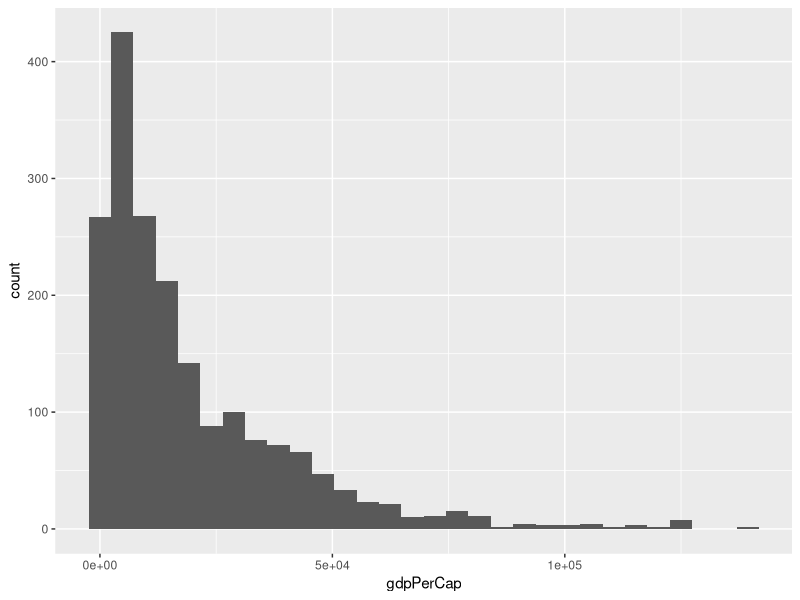
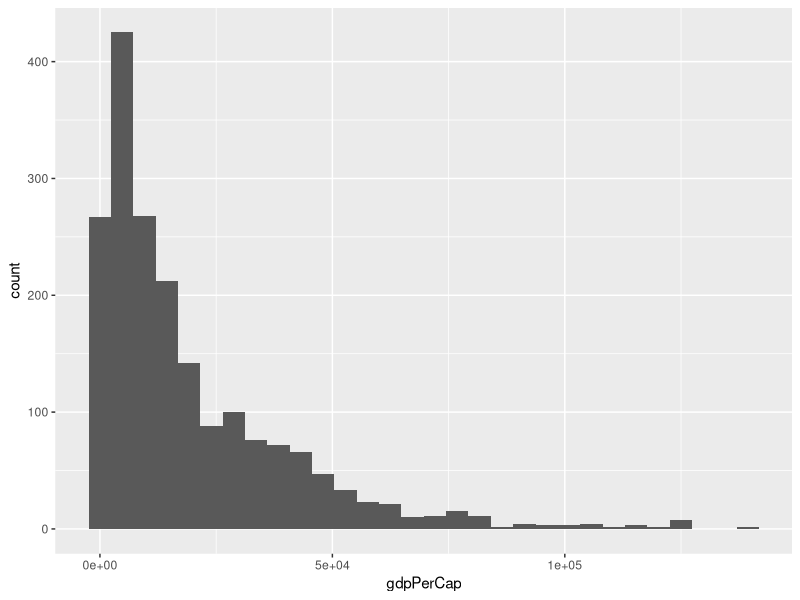
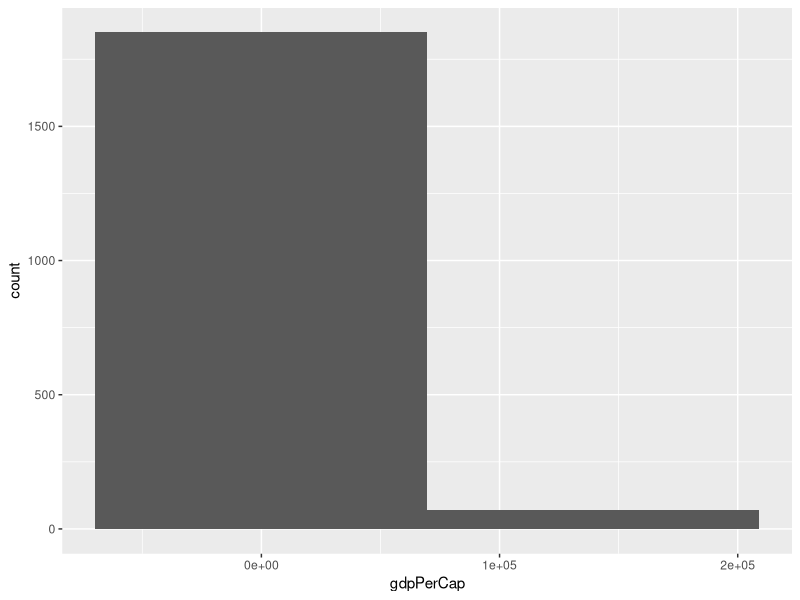
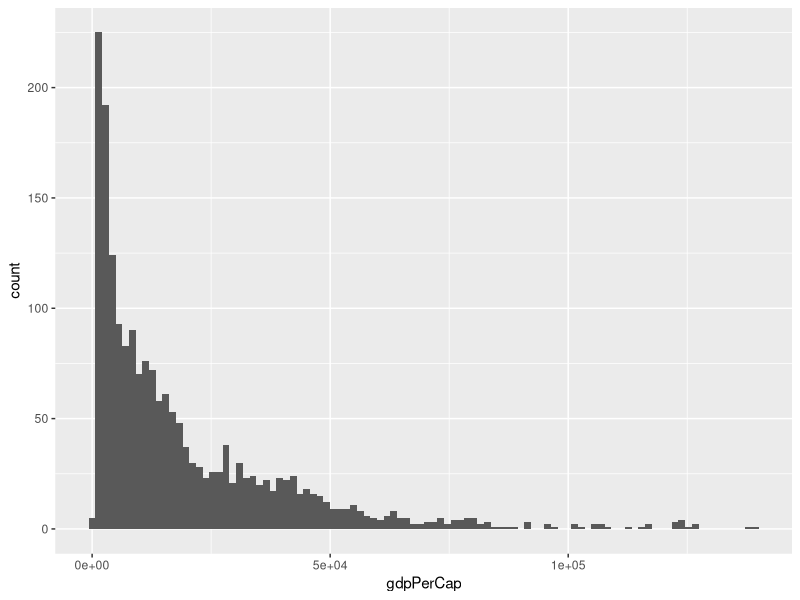
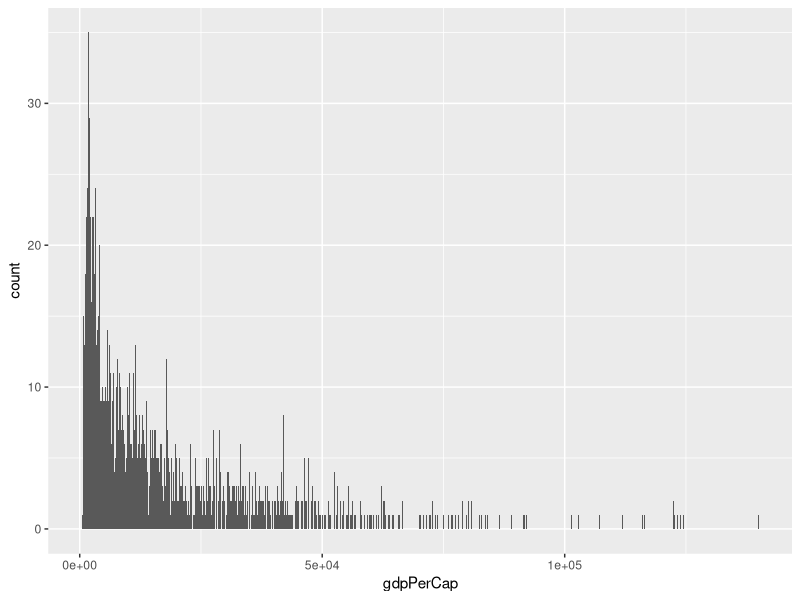
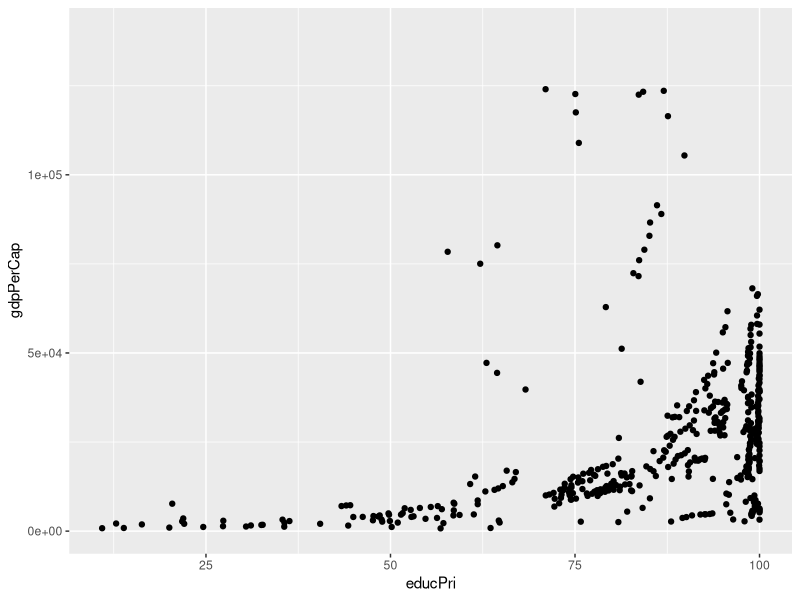
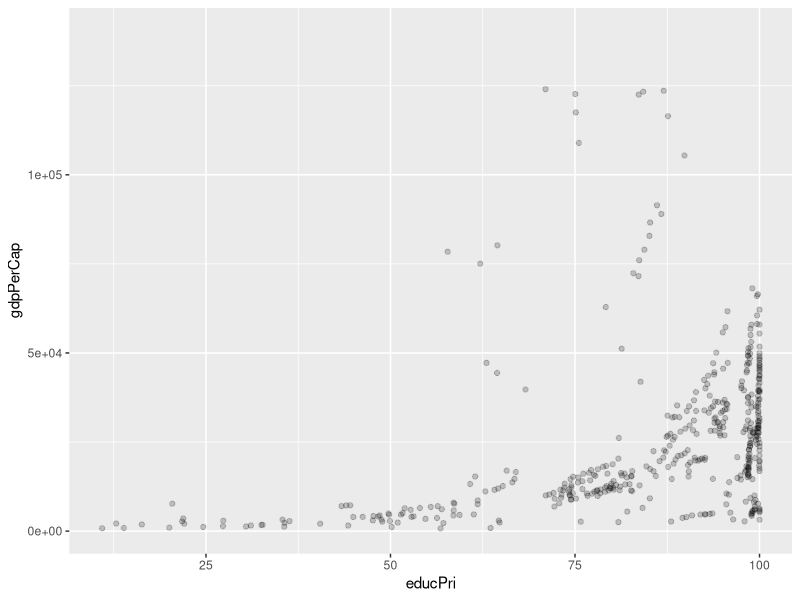
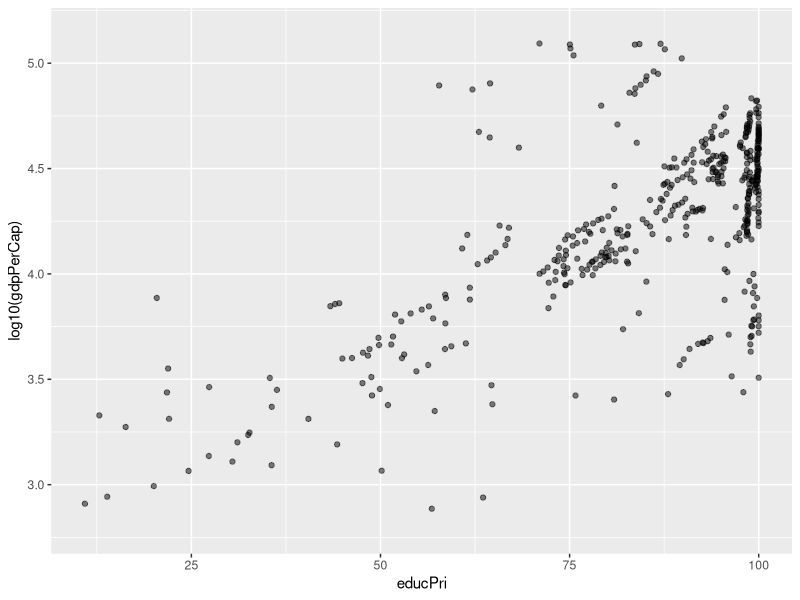

Source code (R) for these figures, in order: (Note: this script raises an error after producing the figures.)

#Lecture 2 Mabahes in R
#16-12-99


#############################################################



#First, let's load the ggplot2 package. (Install the package with install.packages("ggplot2") if
#you have not done so yet.)

library(ggplot2)

#Next, run the following line of code to get the dataset as a data frame in R.
#Don't worry about the syntax; treat this as a magical incantation for now.

#be 2 rah mitavanid data ra vared konid:
#1) dar code zir file data ra ke downloud kardeied farakhan konid, adrees file ra dar system khod ra daghighan dar zir vared konid.
#2) dar panjere Enviroment gozine import Dataset ra estefade konid.
library(readr)
 df <- read_csv("worldbank_data_tidy.csv")
 View(df)
## df <- read.csv("D:/99-1400/mabahes/lecture 2",stringsAsFactors = FALSE)

#We use the str(), head() and View() functions to see the dataset:
  
str(df)
  
## 'data.frame':    2170 obs. of  11 variables:
##  $ cty_name  : chr  "Afghanistan" "Afghanistan" "Afghanistan" "Afghanistan" ...
##  $ cty_code  : chr  "AFG" "AFG" "AFG" "AFG" ...
##  $ year      : int  2009 2010 2011 2012 2013 2014 2015 2016 2017 2018 ...
##  $ elecAccess: num  45.2 42.7 43.2 69.1 70.2 ...
##  $ gdpPerCap : num  1455 1637 1627 1807 1875 ...
##  $ compEduc  : int  9 9 9 9 9 9 9 9 9 NA ...
##  $ educPri   : num  NA NA NA NA NA NA NA NA NA NA ...
##  $ educTer   : num  NA NA NA NA NA NA NA NA NA NA ...
##  $ govEducExp: num  NA 3.46 3.44 2.52 3.43 ...
##  $ popYoung  : num  47.9 47.8 47.3 46.7 46 ...
##  $ pop       : int  28394813 29185507 30117413 31161376 32269589 33370794 34413603 35383128 36296400 37172386 ...

head(df)
##      cty_name cty_code year elecAccess gdpPerCap compEduc educPri educTer
## 1 Afghanistan      AFG 2009   45.23712  1454.663        9      NA      NA
## 2 Afghanistan      AFG 2010   42.70000  1637.378        9      NA      NA
## 3 Afghanistan      AFG 2011   43.22202  1626.765        9      NA      NA
## 4 Afghanistan      AFG 2012   69.10000  1806.764        9      NA      NA
## 5 Afghanistan      AFG 2013   70.15348  1874.766        9      NA      NA
## 6 Afghanistan      AFG 2014   89.50000  1897.526        9      NA      NA
##   govEducExp popYoung      pop
## 1         NA 47.90947 28394813
## 2    3.46196 47.79811 29185507
## 3    3.43785 47.34328 30117413
## 4    2.52441 46.73910 31161376
## 5    3.43437 46.03378 32269589
## 6    3.67390 45.28739 33370794

#Here is a short summary of the variables in the dataset (other than the obvious ones):
#   
# elecAccess: % of population with access to electricity.
# gdpPerCap: GDP per capita based on purchasing power parity. This is a proxy for how rich a country is.
# compEduc: Number of years that children are legally obliged to attend school.
# educPri: % of population aged 25 and over that attained or completed primary education.
# educTer: % of population aged 25 and over that attained or completed Bachelor's or equivalent.
# govEducExp: General government expenditure on education as a % of GDP.
# popYoung: Population between the ages of 0 to 14 as a % of total population.
# pop: Total population.

####################################################

#Histograms
#####################################################

#Histograms are a good way of understanding the distribution of a single continuous variable. 
#In this dataset, we could be interested in the distribution of GDP per capita one
#variable of interest that is probably of greatest interest is price. Let's plot
#a histogram of price to understand its distribution:
  
  ggplot() +
  geom_histogram(data = df, mapping = aes(x = gdpPerCap))
## `stat_bin()` using `bins = 30`. Pick better value with `binwidth`.
## Warning: Removed 250 rows containing non-finite values (stat_bin).


#Notice that we received a warning message: "Removed 250 rows containing non-finite values (stat_bin).". 
# There happened to be 250 rows that had NA as the value in the gdpPerCap column; R is warning us about it.
# As a data analyst, it would be a good idea to find out why these rows did not have any data.

# If we don't specify data or mapping inside the geom_histogram() function, it will look for these
# values in the ggplot() function. Hence, the code below will give the same result:
#   
  ggplot(data = df, mapping = aes(x = gdpPerCap)) +
  geom_histogram()
## `stat_bin()` using `bins = 30`. Pick better value with `binwidth`.
## Warning: Removed 250 rows containing non-finite values (stat_bin).


# R defaults to 30 bins for the histogram. We can change this by adding a bins argument to geom_histogram().
# As you can see from the histograms below, different bin widths can give very different interpretations of
# the data!
  
  ggplot(data = df) +
  geom_histogram(mapping = aes(x = gdpPerCap), bins = 2)
## Warning: Removed 250 rows containing non-finite values (stat_bin).


ggplot(data = df) +
  geom_histogram(mapping = aes(x = gdpPerCap), bins = 100)
## Warning: Removed 250 rows containing non-finite values (stat_bin).


ggplot(data = df) +
  geom_histogram(mapping = aes(x = gdpPerCap), bins = 1000)
## Warning: Removed 250 rows containing non-finite values (stat_bin).

###############################################################
#Scatterplots
##############################################################
# Scatterplots are good for visualizing the relationship between 2 continuous variables. 
# For example, what's the relationship between primary education attainment and GDP per capita? 
# Let's make a scatterplot of GDP per capita vs. primary education attainment:
  
  ggplot(data = df) +
  geom_point(mapping = aes(x = educPri, y = gdpPerCap))
## Warning: Removed 1720 rows containing missing values (geom_point).


# Wow, what a mess! That's because we have so many data points being plotted over 
# each other (this is called overplotting). Are there more points in the 70-80% 
# range on the x-axis, or in the 95-100% range? It's hard to tell. One way to address 
# this is to modify the transparency of each point by adjusting "alpha". By default, alpha = 1,
# which represents being fully opaque. We can reduce alpha (alpha = 0.2 means that 5 points are 
#  needed to get full opacity). Notice that alpha is not within the aes brackets since it is not 
# determined by the data.

ggplot(data = df) +
  geom_point(mapping = aes(x = educPri, y = gdpPerCap), alpha = 0.2)
## Warning: Removed 1720 rows containing missing values (geom_point).

# 
# While alpha = 0.2 is probably too faint in this case, the characteristics of the data become more obvious.
# 
# We see that the scale on the y-axis is somewhat dominated by the points at the top.
# One way to make the points more spread out across the canvas is to perform a logarithmic
# transformation on the y-axis:
  
  ggplot(data = df) +
  geom_point(mapping = aes(x = educPri, y = log10(gdpPerCap)), alpha = 0.5)
## Warning: Removed 1720 rows containing missing values (geom_point).


# There certainly seems to be a positive relationship here, although the range in GDP per capita seems
# fairly wide when primary education attainment is very high.
# 
# Does the relationship change of we look at tertiary education attainment instead?
# We make this scatterplot below. Instead of filled circles, we could change the shape
# of the points manually through the shape argument (see this reference for which symbols
#   correspond to each shape value):
  
  ggplot(data = df) +
  geom_point(mapping = aes(x = educTer, y = log10(gdpPerCap)), shape = 4)
## Warning: Removed 1902 rows containing missing values (geom_point).

# 
# Let's explore another relationship: years of compulsory education vs. 
# GDP per capita. Let's start with a scatterplot:
#   
  ggplot(data = df) +
  geom_point(mapping = aes(x = compEduc, y = log10(gdpPerCap)))
## Warning: Removed 532 rows containing missing values (geom_point).

# 
# This is not very informative. We see a lot of overplotting going on: 
#   and that's because compEduc only takes on a few values. (Because of this, compEduc
#  can also be thought of as a categorical variable!) Let's use the alpha trick that we used previously:
  
  ggplot(data = df) +
  geom_point(mapping = aes(x = compEduc, y = log10(gdpPerCap)), alpha = 0.2)
## Warning: Removed 532 rows containing missing values (geom_point).

# 
# In this case, changing alpha on its own is not going to help much, since all the 
# points are still going to lie on one vertical line. Let's add jitter (i.e. move the points by a 
# small random amount) to get a better view.

ggplot(data = df) +
  geom_point(mapping = aes(x = compEduc, y = log10(gdpPerCap)), 
             alpha = 0.2, position = "jitter")
## Warning: Removed 532 rows containing missing values (geom_point).


# Because jittering is such a common operation, instead of adding position = "jitter" as an argument
# to geom_point(), we can use geom_jitter() directly to get the same plot:
  
  ggplot(data = df) +
  geom_jitter(mapping = aes(x = compEduc, y = log10(gdpPerCap)), 
              alpha = 0.2)
## Warning: Removed 532 rows containing missing values (geom_point).

############################################################################
  #Boxplots and violin plots
  
#################################################################################  
  # Because compEduc only takes on a few values, we can think of it as a categorical variable.
  # In the plots above, instead of plotting the individual points for each observation, we could draw a 
  # boxplot for each value of the categorical variable.
  
  # Because compEduc is a numeric variable, we need to pass factor(compEduc) to the geom_boxplot() function
  # instead so that it treats compEduc like a categorical variable:
    
    ggplot(data = df) +
    geom_boxplot(mapping = aes(x = factor(compEduc), y = log10(gdpPerCap)))
  ## Warning: Removed 250 rows containing non-finite values (stat_boxplot).
  
  
#  For a violin plot, use geom_violin():
    
    ggplot(data = df) +
    geom_violin(mapping = aes(x = factor(compEduc), y = log10(gdpPerCap)))
  ## Warning: Removed 250 rows containing non-finite values (stat_ydensity).
  

#########################################################################
    #Line plots
    
#########################################################################    
    # Let's say we want to look at how population changes over the time period that we have in our dataset.
    # A natural first try would be the following:
    #   
      ggplot(data = df) +
      geom_line(aes(x = year, y = log10(pop)))
    
    
    # What's going on here?? What's happening is that for each value of year, there are several 
    # rows associated with that value: one for each country! What we really want is one line per country. 
    # The way to achieve that is by specifying a group option:
      
      ggplot(data = df) +
      geom_line(aes(x = year, y = log10(pop), group = cty_code), alpha = 0.2)
    ## Warning: Removed 7 rows containing missing values (geom_path).
    
    # 
    # The plot shows that population doesn't change very much on the log scale,
    # as one might expect. Do we see the same trend with the percentage of the population between 0-14 years?
    
    ggplot(data = df) +
      geom_line(aes(x = year, y = popYoung, group = cty_code), alpha = 0.2)
    ## Warning: Removed 237 rows containing missing values (geom_path).
    
    
   # There seems to be a slight downward trend.
    
    # These plots are not that useful because we are showing data for all the countries on a single plot:
    #   it ends up making the plot look like a mess. It might be better to just look at
    # the trends for a handful of countries of interest.
    
   # Relationships between 3 or more variables
    # Is there a relationship between the total population of a country and the relative 
    # proportion of the country being < 15 years old? Let's make a scatterplot to find out:
      
      ggplot(data = df) +
      geom_point(aes(x = log10(pop), y = popYoung))
    ## Warning: Removed 237 rows containing missing values (geom_point).
    
    
    # That's an interesting looking plot! We see very clear streaks of points, suggesting that 
    # they belong to the same group. One way to test this is to color code the points by the 
    # country they belong to:
      
      ggplot(data = df) +
      geom_point(aes(x = log10(pop), y = popYoung), col = cty_code)
    ## Error in layer(data = data, mapping = mapping, stat = stat, geom = GeomPoint, : object 'cty_code' not found
      
    # What went wrong here? Because color depends on data, we should put it
    # within the aes() brackets. If col is outside the brackets, R interprets our intent 
    # as changing the color of all points to cty_code. But the variable cty_code does not
    # exist in our global environment, hence the error. This is the correct syntax:
      
      ggplot(data = df) +
      geom_point(aes(x = log10(pop), y = popYoung, col = cty_code))
    ## Warning: Removed 237 rows containing missing values (geom_point).
    
    # 
    # The legend ends up taking up the whole place of the plot. The code below can be used to remove
    # the legend (we'll learn more about themes next class):
      
      ggplot(data = df) +
      geom_point(aes(x = log10(pop), y = popYoung, col = cty_code)) +
      theme(legend.position = "none")
    ## Warning: Removed 237 rows containing missing values (geom_point).
    
    
    # Let's color the dots by year to see if there is a trend within each streak of dots:
      
      ggplot(data = df) +
      geom_point(aes(x = log10(pop), y = popYoung, col = year))
    ## Warning: Removed 237 rows containing missing values (geom_point).
    
    
    # Saving a plot
    # To save a plot, click on the  button, and click "Save as Image." You can adjust the size
     # of your image in the pop-up before saving it.
      

      
##################################################################################################
      
      data(diamonds)
      ?diamonds
##################################################################################################      
      
      #As usual, we can use str(), head() or View() to see the dataset:
        
        str(diamonds)
      
      ## Classes 'tbl_df', 'tbl' and 'data.frame':    53940 obs. of  10 variables:
      ##  $ carat  : num  0.23 0.21 0.23 0.29 0.31 0.24 0.24 0.26 0.22 0.23 ...
      ##  $ cut    : Ord.factor w/ 5 levels "Fair"<"Good"<..: 5 4 2 4 2 3 3 3 1 3 ...
      ##  $ color  : Ord.factor w/ 7 levels "D"<"E"<"F"<"G"<..: 2 2 2 6 7 7 6 5 2 5 ...
      ##  $ clarity: Ord.factor w/ 8 levels "I1"<"SI2"<"SI1"<..: 2 3 5 4 2 6 7 3 4 5 ...
      ##  $ depth  : num  61.5 59.8 56.9 62.4 63.3 62.8 62.3 61.9 65.1 59.4 ...
      ##  $ table  : num  55 61 65 58 58 57 57 55 61 61 ...
      ##  $ price  : int  326 326 327 334 335 336 336 337 337 338 ...
      ##  $ x      : num  3.95 3.89 4.05 4.2 4.34 3.94 3.95 4.07 3.87 4 ...
      ##  $ y      : num  3.98 3.84 4.07 4.23 4.35 3.96 3.98 4.11 3.78 4.05 ...
      ##  $ z      : num  2.43 2.31 2.31 2.63 2.75 2.48 2.47 2.53 2.49 2.39 ...
      
      head(diamonds)
      ## # A tibble: 6 x 10
      ##   carat cut       color clarity depth table price     x     y     z
      ##   <dbl> <ord>     <ord> <ord>   <dbl> <dbl> <int> <dbl> <dbl> <dbl>
      ## 1 0.23  Ideal     E     SI2      61.5    55   326  3.95  3.98  2.43
      ## 2 0.21  Premium   E     SI1      59.8    61   326  3.89  3.84  2.31
      ## 3 0.23  Good      E     VS1      56.9    65   327  4.05  4.07  2.31
      ## 4 0.290 Premium   I     VS2      62.4    58   334  4.2   4.23  2.63
      ## 5 0.31  Good      J     SI2      63.3    58   335  4.34  4.35  2.75
      ## 6 0.24  Very Good J     VVS2     62.8    57   336  3.94  3.96  2.48
      
  #############################################################################    
     # Practice
      
      # Let's practice some of the basic plotting that we learnt last session! 
      # (Note: Some of these plots may take a while to load as our dataset is quite big.)
      # 
      # Make a histogram of price. Vary the number of bins to see what happens.
      # Make a scatterplot of price vs. carat. Adjust the alpha to 0.05 to reduce overplotting.
      # Do you see any patterns in the data?
      # Make a boxplot of price for each value of cut, then make a violin plot instead.
      # How do these plots differ in the information that they give the reader?
      
###########################################################################################      
      #Bar plots
 #######################################################     
      # Bar plots are useful in describing how often each category appears for a categorical variable.
      # The code below makes a bar plot to show how many diamonds there are for each cut type:
        
        ggplot(data = diamonds, mapping = aes(x = cut)) +
        geom_bar()
      
      
      # Note that for shorter syntax, we can drop data = in ggplot() if our dataset is the first
      # argument within the braces. We can also drop mapping = if (i) it is the second argument within
      # the braces for ggplot(), or (ii) it is the first argument within the braces for the geom_xx() functions.
      # For example, the code below will give the same plot:
        
        ggplot(diamonds, aes(x = cut)) +
        geom_bar()
      
      
      # To make the bars horizontal instead, we can add coord_flip():
        
        ggplot(diamonds, aes(x = cut)) +
        geom_bar() +
        coord_flip()
      
############################################################################      
     # Layers
###############################################################################        
      # Layering allows us to make more sophisticated and informative plots. Let's go back to the 
      #   scatterplot of price vs. carat:
        
        ggplot(diamonds, aes(x = carat, y = price)) +
        geom_point(alpha = 0.05)
      
      
      # There certainly seems to be a positive relationship between the two, even though there
      # seems to be a lot of noise too. We can add a geom_smooth() layer that tries to smooth out the noise:
        
        ggplot(data = diamonds, mapping = aes(x = carat, y = price)) +
        geom_point(alpha = 0.05) +
        geom_smooth()
      ## `geom_smooth()` using method = 'gam' and formula 'y ~ s(x, bs = "cs")'
      
      
      # The heavier the diamond, the more expensive it is. At the same time,
      # we see quite a wide spread of prices for diamonds of the same weight, 
      # indicating that there are probably other factors at play.
      
      # Relationships between 3 or more variables: scales and facets
      # Let's go back to the boxplot of price for each value of cut:
        
        ggplot(diamonds, aes(x = cut, y = price)) +
        geom_boxplot()
      
      
      # It seems unintuitive that the cut of a diamond does not affect its price, and that diamonds of 
      # ideal cut have lower prices. Could there be other factors at work? One possibility is that there
      # just aren't many large diamonds of ideal cut: thus, a diamond of ideal cut tends 
      # to weigh less (smaller in carat size), and hence fetches a lower price.
      
      # We can explore this theory by modifying other aesthetics. For example, 
      # in the scatterplot of price vs. carat, we can let the color of each dot signify its cut:
        
        ggplot(diamonds, aes(x = carat, y = price, col = cut)) +
        geom_point(alpha = 0.2)
      
      
      # There seem to be more yellow dots on top and more purple dots below, lending credence to 
      # the intuitive assumption that better cut results in better quality. In this case, changing 
      # the color of the dots helped us to understand the data better.
      
      # The colors here are the R defaults. We can introduce our own color scale with scale_color_brewer()
      # to make the plot more informative (the full list of color palettes can be
      #                                    found through google image search):
        
        ggplot(diamonds, aes(x = carat, y = price, col = cut)) +
        geom_point(alpha = 0.2) +
        scale_color_brewer(palette = "YlOrRd")
      
      
      # There's still a fair amount of overplotting going on. Can we have separate
      # graphs of price vs. carat for each cut?
      # 
      # This is called splitting the plot into facets. R allows us to do this by
      # using the function facet_wrap(). Use the following code to facet the plot by a single variable:
        
        ggplot(diamonds, aes(x = carat, y = price, col = cut)) +
        geom_point(alpha = 0.2) +
        scale_colour_brewer(palette = "YlOrRd") +
        facet_wrap(~ cut)
      
      
      # By default, R put just 3 subplots in each row. We can change this by adding a
      # nrow argument to facet_wrap():
        
        ggplot(diamonds, aes(x = carat, y = price, col = cut)) +
        geom_point(alpha = 0.2) +
        scale_colour_brewer(palette = "YlOrRd") +
        facet_wrap(~ cut, nrow = 1)
      
      
      # Facetting didn't help too much in this case, since the plots for the better cuts
      # look very similar to one another. Perhaps we could add a smoothing layer to the original plot:
        
        ggplot(diamonds, aes(x = carat, y = price, col = cut)) +
        geom_point(alpha = 0.2) +
        scale_colour_brewer(palette = "YlOrRd") +
        geom_smooth()
      ## `geom_smooth()` using method = 'gam' and formula 'y ~ s(x, bs = "cs")'
      
      
      # As you can probably see, the possibilities are endless! You can try plotting 
      # different variables against each other and see if you get anything interesting.
      
      # If we want to facet by more than 1 variable, we can do so with facet_grid().
      # The variable before the ~ sign will be split on the rows, while the variable after
      # the ~ sign will be split on the columns:
        
        ggplot(diamonds, aes(x = carat, y = price)) +
        geom_point(alpha = 0.2) +
        facet_grid(cut ~ color)
      
      # 
      # Themes and non-data ink
      # Let's say you're satisfied with the scatterplot of price vs. carat with color denoting cut,
      # and that you want to share it with others. The first thing you should do is label your axes
      # and give your plot a title:
        
        ggplot(diamonds, aes(x = carat, y = price, col = cut)) +
        geom_point(alpha = 0.2) +
        scale_colour_brewer(palette = "YlOrRd") +
        labs(x = "Carat", y = "Price", title = "Plot of carat vs. price")
      
      # 
      # The size of the labels seems a bit small. We can adjust them using the theme() function. 
      # Let's centralize the plot title at the same time:
      #   
        ggplot(diamonds, aes(x = carat, y = price, col = cut)) +
        geom_point(alpha = 0.2) +
        scale_colour_brewer(palette = "YlOrRd") +
        labs(x = "Carat", y = "Price", title = "Plot of carat vs. price") + 
        theme(plot.title = element_text(size = rel(1.5), face = "bold", hjust = 0.5),
              axis.title = element_text(size = rel(1.2)))
      
      
      # We can move the legend around by setting a legend.position argument in theme() 
      # (possible options are "none", "left", "right", "bottom", "top"):
        
        ggplot(diamonds, aes(x = carat, y = price, col = cut)) +
        geom_point(alpha = 0.2) +
        scale_colour_brewer(palette = "YlOrRd") +
        labs(x = "Carat", y = "Price", title = "Plot of carat vs. price") + 
        theme(plot.title = element_text(size = rel(2), face = "bold", hjust = 0.5),
              axis.title = element_text(size = rel(1.5)),
              legend.position = "bottom")
      
      
      # Just about everything in the plot can be modified. For a full (long!)
      # list of attributes which can be modified, see this reference.
      
      # We can also try changing the overall theme of the plot and see if any of them make
      # the visualization more effective:
        
        ggplot(diamonds, aes(x = carat, y = price, col = cut)) +
        geom_point(alpha = 0.2) +
        scale_colour_brewer(palette = "YlOrRd") +
        labs(x = "Carat", y = "Price", title = "Plot of carat vs. price") + 
        theme(plot.title = element_text(size = rel(2), face = "bold", hjust = 0.5),
              axis.title = element_text(size = rel(1.5)),
              legend.position = "bottom") +
        theme_bw()
      
      # 
      # Notice how the legend is not at the bottom and that the plot and axis titles are back to 
      # the defaults? This is because we applied theme_bw() last. When we apply theme_bw(),
      # it overwrites all the changes to the theme that we specified in theme(). To avoid this overwrite,
      # we can simply reorder the code:
        
        ggplot(diamonds, aes(x = carat, y = price, col = cut)) +
        geom_point(alpha = 0.2) +
        scale_colour_brewer(palette = "YlOrRd") +
        labs(x = "Carat", y = "Price", title = "Plot of carat vs. price") + 
        theme_bw() +
        theme(plot.title = element_text(size = rel(2), face = "bold", hjust = 0.5),
              axis.title = element_text(size = rel(1.5)),
              legend.position = "bottom")
      
      
      #For a list of complete themes, see this link.
####################################################################################
     # Optional material
      
###################################################################################      
      # Assign plots to variables
        
        
      # It seems tedious to be changing these attributes for each graph we make. The nice thing about 
      # ggplot is that it lets us assign each part of the plot as a variable! For example, 
      # we could have reproduced the plot above using this code:
        
        p <- ggplot(data = diamonds, mapping = aes(x = carat, y = price, col = cut)) +
        geom_point(alpha = 0.2) +
        scale_colour_brewer(palette = "YlOrRd") +
        labs(x = "Carat", y = "Price", title = "Plot of carat vs. price")
      th <- theme(plot.title = element_text(size = rel(1.5), face = "bold", hjust = 0.5),
                  axis.title = element_text(size = rel(1.2)),
                  legend.position = "bottom")
      p  # plot without the theme changes
      
      
      p + th
      
      
      #I can now apply these adjustments to any plot I want by adding + th at the end of the code:
        
        ggplot(data = diamonds) +
        geom_histogram(mapping = aes(x = price)) + 
        labs(title = "Histogram of price", x = "Price", y = "Count") +
        th
      ## `stat_bin()` using `bins = 30`. Pick better value with `binwidth`.
      
###########################################################      
     # More on color scales
############################################################ 
        
      # The color scale functions in ggplot2 are of the form scale_x_y, where x is either
      # color or fill, and y is either brewer or distiller. color is for the outline while
      # fill is for the interior; brewer is when we have a discrete number of colors while
      # distiller is for continuous scales. For example, if we wanted to color the points based 
      # on price, we would use scale_color_distiller:
        
        ggplot(diamonds, aes(x = carat, y = price, col = price)) +
        geom_point(alpha = 0.2) +
        scale_color_distiller(palette = "YlOrRd")
      
      
      # Some of you might have picked up on an inconsistency here: didn't I say 
      # that scale_color_distiller is for the outline of the shape? Why then is 
      # the fill of the points in the plot above changing?
      
      #This has to with the shapes aesthetic. R has 26 in-built shapes:
        
        
        # Shapes 0-20 only have the col attribute while shapes 21-25 have both col and fill attributes.
        # We can see this in action when we change the shape aesthetic in the previous plot:
        
        ggplot(diamonds, aes(x = carat, y = price, col = price)) +
        geom_point(alpha = 0.2, shape = 21) +
        scale_color_distiller(palette = "YlOrRd")
      
      
      # It looks almost the same as before but if you look closely, the points have no fill in the interior.
      # The code below makes the fill black:
        
        ggplot(diamonds, aes(x = carat, y = price, col = price)) +
        geom_point(alpha = 0.2, shape = 21, fill = "black") +
        scale_color_distiller(palette = "YlOrRd")
      
      
      # Changing the x- and y-axis scales
      # Sometimes we may want to zoom in on a particular part of the plot. For example, 
      # look at the scatterplot of carat vs. z:
        
        ggplot(diamonds, aes(x = z, y = carat)) +
        geom_point(alpha = 0.2)
      
      
      # While the default plot shows us all the data, most of the plot is wasted space to accommodate
      # a single outlier. The following code allows us to define the limits of the x-axis (only from 1 to 8.5):
        
        ggplot(diamonds, aes(x = z, y = carat)) +
        geom_point(alpha = 0.2) +
        scale_x_continuous(limits = c(0, 8.5))
      ## Warning: Removed 1 rows containing missing values (geom_point).
      
      
     # R helpfully warns us that the one outlier was removed before plotting.
      
      # Instead of using scale_x_continuous(), we could also use coord_cartesian() 
      # to achieve the same effect:
        
        ggplot(diamonds, aes(x = z, y = carat)) +
        geom_point(alpha = 0.2) +
        coord_cartesian(xlim = c(0, 8.5))
      
      # 
      # Notice that in this case, R does not warn us about the outlier.
      # That is because the two functions works differently. With scale_x_continuous(),
      # R removes all points outside the limits, then plots them. With coord_cartesian(),
      # R plots all the points, then zooms in on the specified range. This difference might not seem
      # like a big deal but it can make a difference in some cases.
      # For example, the code below draws a jagged line:
        
        n <- 15
       df <- data.frame(x = cos(2 * pi * 1:n / n),
                       y = sin(2 * pi * 1:n / n))
      ggplot(df, aes(x = x, y = y)) +
        geom_line()
      
      
      #If we only want to zoom in on the part above the x-axis, coord_cartesian() does the right thing:
        
        ggplot(df, aes(x = x, y = y)) +
        geom_line() +
        coord_cartesian(ylim = c(0, 1))
      
      
      # scale_y_continuous(), on the other hand, does something funky. That's probably
      # not what we want in this case.
      
        ggplot(df, aes(x = x, y = y)) +
        geom_line() +
        scale_y_continuous(limits = c(0, 1))
      ## Warning: Removed 2 rows containing missing values (geom_path).
      
            
